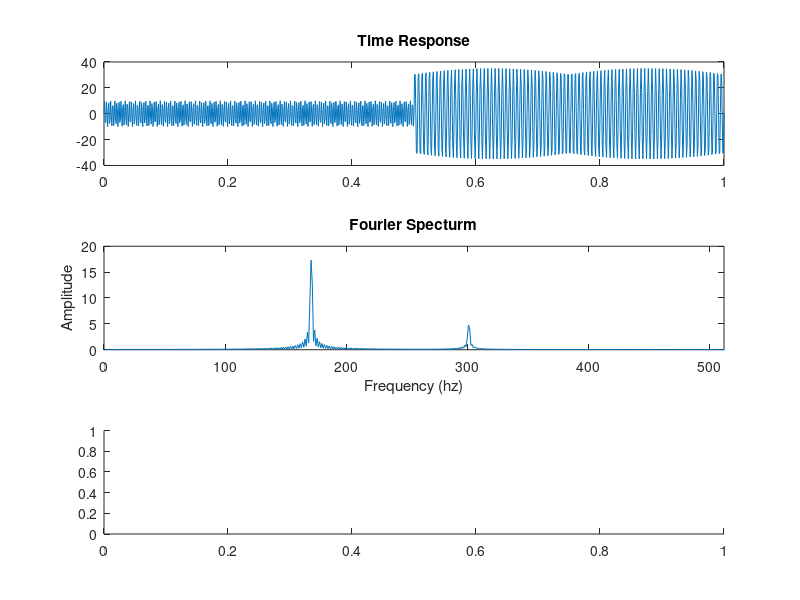

This chart was generated by the following MATLAB code: (Note: this script raises an error after producing the figure.)
%Another time varient singal alternating between frequency 300hz and 450hz and
%impulse
close all; clc; clear;
observe_time = 1;
sample_freq = 1024;
n_sample_pt = observe_time * sample_freq + 1;
time_line = linspace(0, 1, n_sample_pt);
dt = 1/sample_freq;
f1 = 300;
f2 = 170;
a1 = 10;
a2 = 35;

signal = zeros([n_sample_pt, 1]);
for i = 1:n_sample_pt
    t = dt*(i-1);
    if t <= 0.5
        signal(i) = a1*sin(2*pi*f1*t);
    else
        signal(i) = a2*sin(2*pi*f2*t);
    end
end

figure;
subplot(3, 1, 1);
plot(time_line, signal);
title("Time Response");

subplot(3, 1, 2);
plot(abs(2*fft(signal)/n_sample_pt));
xlim([0, 512]);
title("Fourier Specturm");
ylabel("Amplitude")
xlabel("Frequency (hz)");

subplot(3, 1, 3);
spectrogram(signal, hann(256), [], [], sample_freq, "yaxis"); %not giving argument noverlap and f
title("Spectrogram")
ylabel("Frequency")
xlabel("Time (ms)")


